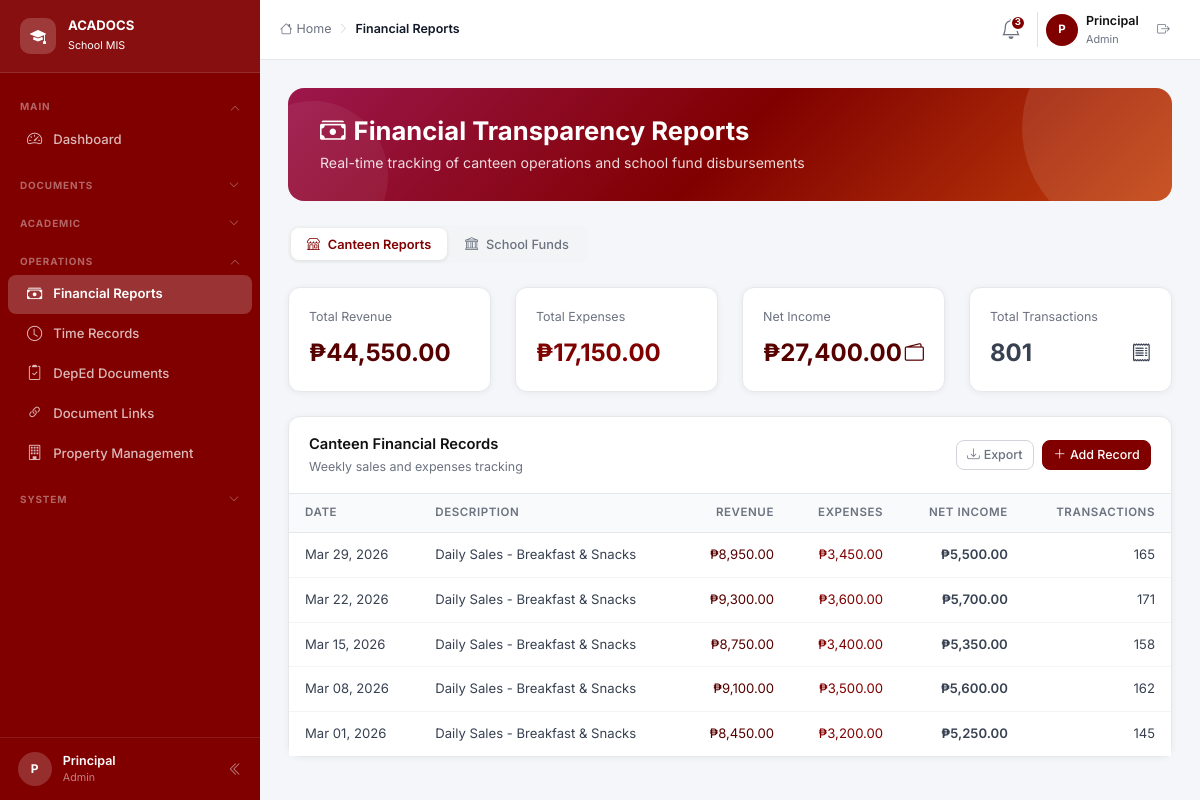
/pages/financial.php (signed in), run on the app's committed database.
### tables this page shows
CREATE TABLE canteen_records (
    id                INT UNSIGNED AUTO_INCREMENT PRIMARY KEY,
    date              DATE           NOT NULL,
    description       VARCHAR(255)   NOT NULL,
    revenue           DECIMAL(12,2)  NOT NULL DEFAULT 0.00,
    expenses          DECIMAL(12,2)  NOT NULL DEFAULT 0.00,
    net_income        DECIMAL(12,2)  GENERATED ALWAYS AS (revenue - expenses) STORED,
    transaction_count INT UNSIGNED   NOT NULL DEFAULT 0,
    created_at        TIMESTAMP DEFAULT CURRENT_TIMESTAMP
);

### config.php (called while the page is built, shortened)
<?php
function currentUser(): ?array {
    return $_SESSION['user'] ?? null;
}
function hasRole(string ...$roles): bool {
    $user = currentUser();
    return $user && in_array($user['role'], $roles, true);
}
function e(string $s): string {
    return htmlspecialchars($s, ENT_QUOTES, 'UTF-8');
}

### pages/financial.php (the view, shortened to what this page needs)
<?php
require_once __DIR__ . '/../config.php';
$db = getDB();
$canteenRecords = $db->query("SELECT * FROM canteen_records ORDER BY date ASC")->fetchAll();
$canteenTotals = ['revenue'=>0,'expenses'=>0,'netIncome'=>0,'transactions'=>0];
foreach ($canteenRecords as $r) {
    $canteenTotals['revenue']      += $r['revenue'];
    $canteenTotals['expenses']     += $r['expenses'];
    $canteenTotals['netIncome']    += $r['net_income'];
    $canteenTotals['transactions'] += $r['transaction_count'];
}
include __DIR__ . '/../includes/header.php';
?>
<div class="page-header">
  <h4><i class="bi bi-cash-stack me-2"></i>Financial Transparency Reports</h4>
  <p>Real-time tracking of canteen operations and school fund disbursements</p>
</div>
<div class="mb-4">
  <div class="tab-pills" id="finTabPills">
    <button class="tab-pill active" onclick="switchTab('canteen', this)">
      <i class="bi bi-shop me-2"></i>Canteen Reports
    </button>
    <button class="tab-pill" onclick="switchTab('funds', this)">
      <i class="bi bi-bank me-2"></i>School Funds
    </button>
  </div>
</div>
<div id="tab-canteen">
  <div class="row g-4 mb-4">
    <?php foreach ([
      ['Total Revenue',      '₱'.number_format($canteenTotals['revenue'],2),      'bi-trending-up',    '#560000'],
      ['Total Expenses',     '₱'.number_format($canteenTotals['expenses'],2),     'bi-trending-down',  '#800000'],
      ['Net Income',         '₱'.number_format($canteenTotals['netIncome'],2),    'bi-wallet2',        '#560000'],
      ['Total Transactions', number_format($canteenTotals['transactions']),        'bi-receipt',        '#374151'],
    ] as [$lbl,$val,$ico,$tc]): ?>
    <div class="col-sm-6 col-xl-3">
      <div class="card">
        <div class="card-body">
          <div class="card-description mb-2"><?= $lbl ?></div>
          <div class="d-flex align-items-center justify-content-between">
            <div style="font-size:1.5rem;font-weight:700;color:<?= $tc ?>"><?= $val ?></div>
            <i class="bi <?= $ico ?>" style="font-size:1.2rem;color:<?= $tc ?>"></i>
          </div>
        </div>
      </div>
    </div>
    <?php endforeach; ?>
  </div>
  <div class="card">
    <div class="card-header d-flex align-items-center justify-content-between">
      <div>
        <div class="card-title">Canteen Financial Records</div>
        <div class="card-description">Weekly sales and expenses tracking</div>
      </div>
      <div class="d-flex gap-2">
        <button class="btn btn-outline-secondary btn-sm" onclick="exportTable('canteen-table','canteen_records')">
          <i class="bi bi-download me-1"></i>Export
        </button>
        <?php if (hasRole('admin','canteen')): ?>
        <button class="btn btn-primary btn-sm" data-bs-toggle="modal" data-bs-target="#addCanteenModal">
          <i class="bi bi-plus-lg me-1"></i>Add Record
        </button>
        <?php endif; ?>
      </div>
    </div>
    <div class="card-body p-0">
      <div class="table-responsive">
        <table class="table mb-0" id="canteen-table">
          <thead>
            <tr>
              <th>Date</th><th>Description</th>
              <th class="text-right">Revenue</th>
              <th class="text-right">Expenses</th>
              <th class="text-right">Net Income</th>
              <th class="text-right">Transactions</th>
            </tr>
          </thead>
          <tbody>
            <?php foreach (array_reverse($canteenRecords) as $r): ?>
            <tr>
              <td><?= date('M d, Y', strtotime($r['date'])) ?></td>
              <td><?= e($r['description']) ?></td>
              <td class="text-right" style="color:#560000">₱<?= number_format($r['revenue'],2) ?></td>
              <td class="text-right" style="color:#800000">₱<?= number_format($r['expenses'],2) ?></td>
              <td class="text-right fw-semibold">₱<?= number_format($r['net_income'],2) ?></td>
              <td class="text-right"><?= number_format($r['transaction_count']) ?></td>
            </tr>
            <?php endforeach; ?>
          </tbody>
        </table>
      </div>
    </div>
  </div>
</div>
<?php
include __DIR__ . '/../includes/footer.php';
?>

### assets/css/app.css (style rules this page uses)
:root { --primary: #800000; --primary-dark: #560000; --primary-light: #a52a2a; --primary-deeper: #6b0000; --accent: #c2410c; --pink: #9d174d; --bg: #f4f6f9; --card: #ffffff; --border: #e5e7eb; --muted: #6b7280; --sidebar-w: 260px; --sidebar-bg: #800000; --topbar-h: 60px; --radius: 0.75rem; --s-present-bg: #ffe0e0; --s-present-tx: #560000; --s-present-bd: #ffc7c7; --s-late-bg: #ff9999; --s-late-tx: #2b0000; --s-late-bd: #ff6b6b; --s-absent-bg: #2b0000; --s-absent-tx: #ffffff; --s-absent-bd: #400000; --s-leave-bg: #e0e7ff; --s-leave-tx: #3730a3; --s-leave-bd: #a5b4fc; }
*, *::before, *::after { box-sizing: border-box; }
body { margin: 0; background: var(--bg); font-family: 'Inter', system-ui, sans-serif; color: #111827; font-size: 14px; line-height: 1.5; }
.page-header { background: linear-gradient(135deg, var(--pink) 0%, var(--primary) 50%, var(--accent) 100%); border-radius: 16px; padding: 1.75rem 2rem; color: #fff; margin-bottom: 1.5rem; position: relative; overflow: hidden; }
.page-header::before { content: ''; position: absolute; top: -70px; right: -70px; width: 220px; height: 220px; background: rgba(255,255,255,.1); border-radius: 50%; }
.page-header::after { content: ''; position: absolute; bottom: -50px; left: -50px; width: 150px; height: 150px; background: rgba(255,255,255,.06); border-radius: 50%; }
.page-header h1, .page-header h4 { font-weight: 700; margin: 0 0 .35rem; font-size: 1.6rem; position: relative; z-index: 1; }
.page-header p { margin: 0; opacity: .85; font-size: .88rem; position: relative; z-index: 1; }
.card { background: var(--card); border: 1px solid var(--border); border-radius: var(--radius); box-shadow: 0 1px 6px rgba(0,0,0,.06); }
.card-header { padding: 1rem 1.25rem; border-bottom: 1px solid var(--border); background: transparent; }
.card-title { font-weight: 600; font-size: .92rem; margin: 0 0 .2rem; color: #111; }
.card-description { font-size: .78rem; color: var(--muted); margin: 0; }
.card-body { padding: 1.25rem; }
.table { width: 100%; border-collapse: collapse; font-size: .82rem; }
.table th { background: #f9fafb; padding: .65rem 1rem; text-align: left; font-size: .72rem; font-weight: 600; text-transform: uppercase; letter-spacing: .05em; color: var(--muted); border-bottom: 1px solid var(--border); }
.table td { padding: .75rem 1rem; border-bottom: 1px solid #f3f4f6; vertical-align: middle; color: #374151; }
.table tbody tr:last-child td { border-bottom: none; }
.table .text-right { text-align: right; }
.tab-pills { display: inline-flex; background: #f3f4f6; border-radius: 10px; padding: 3px; gap: 2px; }
.tab-pill { padding: .4rem 1rem; border-radius: 8px; font-size: .8rem; font-weight: 500; color: var(--muted); cursor: pointer; border: none; background: transparent; transition: background .15s, color .15s; white-space: nowrap; }
.tab-pill.active { background: #fff; color: var(--primary); font-weight: 600; box-shadow: 0 1px 4px rgba(0,0,0,.1); }
.btn { font-size: .82rem; font-weight: 500; border-radius: 8px; padding: .45rem .9rem; transition: all .15s; }
.btn-sm { padding: .3rem .65rem; font-size: .78rem; }
.btn-primary, .btn-maroon { background: var(--primary); color: #fff; border: 1px solid var(--primary); }
.btn-outline-secondary { background: transparent; color: #6b7280; border: 1px solid #d1d5db; }
.fw-semibold { font-weight: 600; }

### data on the page
canteen_records: date "Mar 29, 2026", description "Daily Sales - Breakfast & Snacks", revenue "8,950.00", expenses "3,450.00", net_income "5,500.00", transaction_count "165"
canteen_records: date "Mar 22, 2026", description "Daily Sales - Breakfast & Snacks", revenue "9,300.00", expenses "3,600.00", net_income "5,700.00", transaction_count "171"
canteen_records: date "Mar 15, 2026", description "Daily Sales - Breakfast & Snacks", revenue "8,750.00", expenses "3,400.00", net_income "5,350.00", transaction_count "158"
canteen_records: date "Mar 08, 2026", description "Daily Sales - Breakfast & Snacks", revenue "9,100.00", expenses "3,500.00", net_income "5,600.00", transaction_count "162"
canteen_records: date "Mar 01, 2026", description "Daily Sales - Breakfast & Snacks", revenue "8,450.00", expenses "3,200.00", net_income "5,250.00", transaction_count "145"

### other printed values
$initials "P"
$user['name'] "Principal"
$role "Admin"
PAGE_TITLE "Financial Reports"
count($recentAnnouncements) "3"
$lbl "Total Revenue"
$val "₱44,550.00"
$lbl "Total Expenses"
$val "₱17,150.00"
$lbl "Net Income"
$val "₱27,400.00"
$lbl "Total Transactions"
$val "801"
